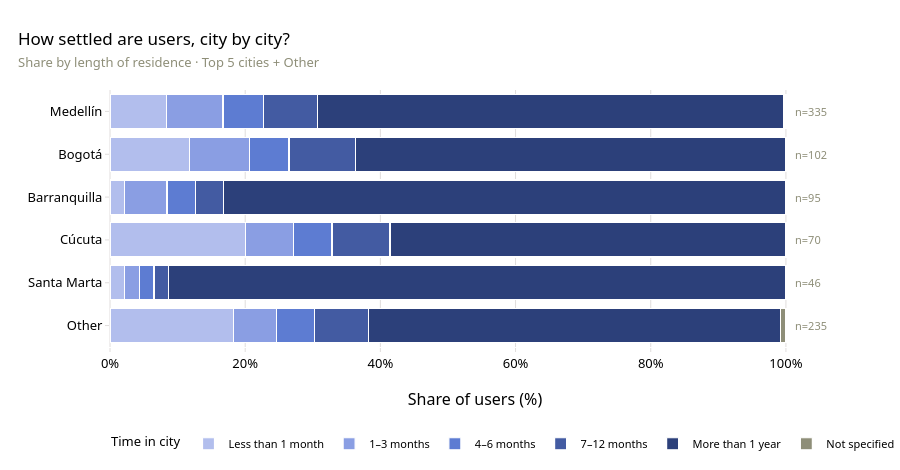

The code cell stored with this chart in its notebook:
### Markdown cell above
### 1.1 How settled are users, city by city?

**What this shows.** For each major city, the share of recent arrivals vs
long-settled residents. A 100% stacked bar makes the *mix* comparable across
cities regardless of sample size.

### Code cell
# For each major city, what share are recent arrivals vs long-settled? Only the
# Top-5 cities by user count are shown individually; every smaller city is folded
# into a single "Other" column so the comparison stays legible. A 100% stacked bar
# makes the *mix* comparable across cities regardless of sample size.
TOP_N = 5
counts_city = df['city_display'].value_counts()
top_cities = counts_city.head(TOP_N).index.tolist()
grp = df.dropna(subset=['city_display', 'city_duration_clean']).copy()
grp['city_grp'] = grp['city_display'].where(grp['city_display'].isin(top_cities), 'Other')

order_rows = top_cities + ['Other']
cross = (grp.groupby(['city_grp', 'city_duration_clean']).size()
         .unstack(fill_value=0).reindex(order_rows).fillna(0))
cols = [c for c in DURATION_ORDER if c in cross.columns]
cross = cross[cols]
totals = cross.sum(axis=1)
cross_pct = cross.div(totals, axis=0) * 100

# Ordered light->dark blue ramp for the real duration buckets; neutral for the
# residual "No especifica".
real = [c for c in cols if c != 'No especifica']
ramp = seq_hex(len(real))
dur_color = {c: ramp[i] for i, c in enumerate(real)}
dur_color['No especifica'] = MUTED

fig = go.Figure()
for c in cols:
    fig.add_bar(
        y=order_rows, x=cross_pct[c].reindex(order_rows).values, orientation='h',
        name=en(DURATION_EN, c), marker_color=dur_color[c],
        marker_line_color=SURFACE, marker_line_width=1.2,
        hovertemplate="%{y}<br>" + en(DURATION_EN, c) + ": %{x:.0f}%<extra></extra>")
# n= behind each city, just past the 100% line
for city in order_rows:
    fig.add_annotation(x=101, y=city, text=f"n={int(totals[city])}", showarrow=False,
                       xanchor='left', font=dict(size=11, color=MUTED))

fig.update_layout(
    barmode='stack',
    title="How settled are users, city by city?<br>"
          "<span style='font-size:13px;color:#8E8E78'>Share by length of residence · Top 5 cities + Other</span>",
    xaxis=dict(title="Share of users (%)", range=[0, 108], ticksuffix="%"),
    yaxis=dict(title="", autorange='reversed'),
    legend=dict(title="Time in city", orientation='h', y=-0.32, x=0, traceorder='normal'),
    height=470, margin=dict(l=110, r=60, t=90, b=120))
fig.show()

### Figure 1 — Plotly figure (JSON) as saved in the notebook; plotly's stock layout.template omitted (floating-point values rounded to 4 significant figures)
{"data": [{"hovertemplate": "%{y}<br>Less than 1 month: %{x:.0f}%<extra></extra>", "marker": {"color": "#b2beed", "line": {"color": "white", "width": 1.2}}, "name": "Less than 1 month", "orientation": "h", "type": "bar", "x": [8.358, 11.76, 2.105, 20.0, 2.174, 18.3], "y": ["Medellín", "Bogotá", "Barranquilla", "Cúcuta", "Santa Marta", "Other"]}, {"hovertemplate": "%{y}<br>1–3 months: %{x:.0f}%<extra></extra>", "marker": {"color": "#8a9ee3", "line": {"color": "white", "width": 1.2}}, "name": "1–3 months", "orientation": "h", "type": "bar", "x": [8.358, 8.824, 6.316, 7.143, 2.174, 6.383], "y": ["Medellín", "Bogotá", "Barranquilla", "Cúcuta", "Santa Marta", "Other"]}, {"hovertemplate": "%{y}<br>4–6 months: %{x:.0f}%<extra></extra>", "marker": {"color": "#5d7cd2", "line": {"color": "white", "width": 1.2}}, "name": "4–6 months", "orientation": "h", "type": "bar", "x": [5.97, 5.882, 4.211, 5.714, 2.174, 5.532], "y": ["Medellín", "Bogotá", "Barranquilla", "Cúcuta", "Santa Marta", "Other"]}, {"hovertemplate": "%{y}<br>7–12 months: %{x:.0f}%<extra></extra>", "marker": {"color": "#435ba2", "line": {"color": "white", "width": 1.2}}, "name": "7–12 months", "orientation": "h", "type": "bar", "x": [8.06, 9.804, 4.211, 8.571, 2.174, 8.085], "y": ["Medellín", "Bogotá", "Barranquilla", "Cúcuta", "Santa Marta", "Other"]}, {"hovertemplate": "%{y}<br>More than 1 year: %{x:.0f}%<extra></extra>", "marker": {"color": "#2c407a", "line": {"color": "white", "width": 1.2}}, "name": "More than 1 year", "orientation": "h", "type": "bar", "x": [68.96, 63.73, 83.16, 58.57, 91.3, 60.85], "y": ["Medellín", "Bogotá", "Barranquilla", "Cúcuta", "Santa Marta", "Other"]}, {"hovertemplate": "%{y}<br>Not specified: %{x:.0f}%<extra></extra>", "marker": {"color": "#8E8E78", "line": {"color": "white", "width": 1.2}}, "name": "Not specified", "orientation": "h", "type": "bar", "x": [0.2985, 0.0, 0.0, 0.0, 0.0, 0.8511], "y": ["Medellín", "Bogotá", "Barranquilla", "Cúcuta", "Santa Marta", "Other"]}], "layout": {"annotations": [{"font": {"color": "#8E8E78", "size": 11}, "showarrow": false, "text": "n=335", "x": 101, "xanchor": "left", "y": "Medellín"}, {"font": {"color": "#8E8E78", "size": 11}, "showarrow": false, "text": "n=102", "x": 101, "xanchor": "left", "y": "Bogotá"}, {"font": {"color": "#8E8E78", "size": 11}, "showarrow": false, "text": "n=95", "x": 101, "xanchor": "left", "y": "Barranquilla"}, {"font": {"color": "#8E8E78", "size": 11}, "showarrow": false, "text": "n=70", "x": 101, "xanchor": "left", "y": "Cúcuta"}, {"font": {"color": "#8E8E78", "size": 11}, "showarrow": false, "text": "n=46", "x": 101, "xanchor": "left", "y": "Santa Marta"}, {"font": {"color": "#8E8E78", "size": 11}, "showarrow": false, "text": "n=235", "x": 101, "xanchor": "left", "y": "Other"}], "barmode": "stack", "height": 470, "legend": {"orientation": "h", "title": {"text": "Time in city"}, "traceorder": "normal", "x": 0, "y": -0.32}, "margin": {"b": 120, "l": 110, "r": 60, "t": 90}, "title": {"text": "How settled are users, city by city?<br><span style='font-size:13px;color:#8E8E78'>Share by length of residence · Top 5 cities + Other</span>"}, "xaxis": {"range": [0, 108], "ticksuffix": "%", "title": {"text": "Share of users (%)"}}, "yaxis": {"autorange": "reversed", "title": {"text": ""}}}}
